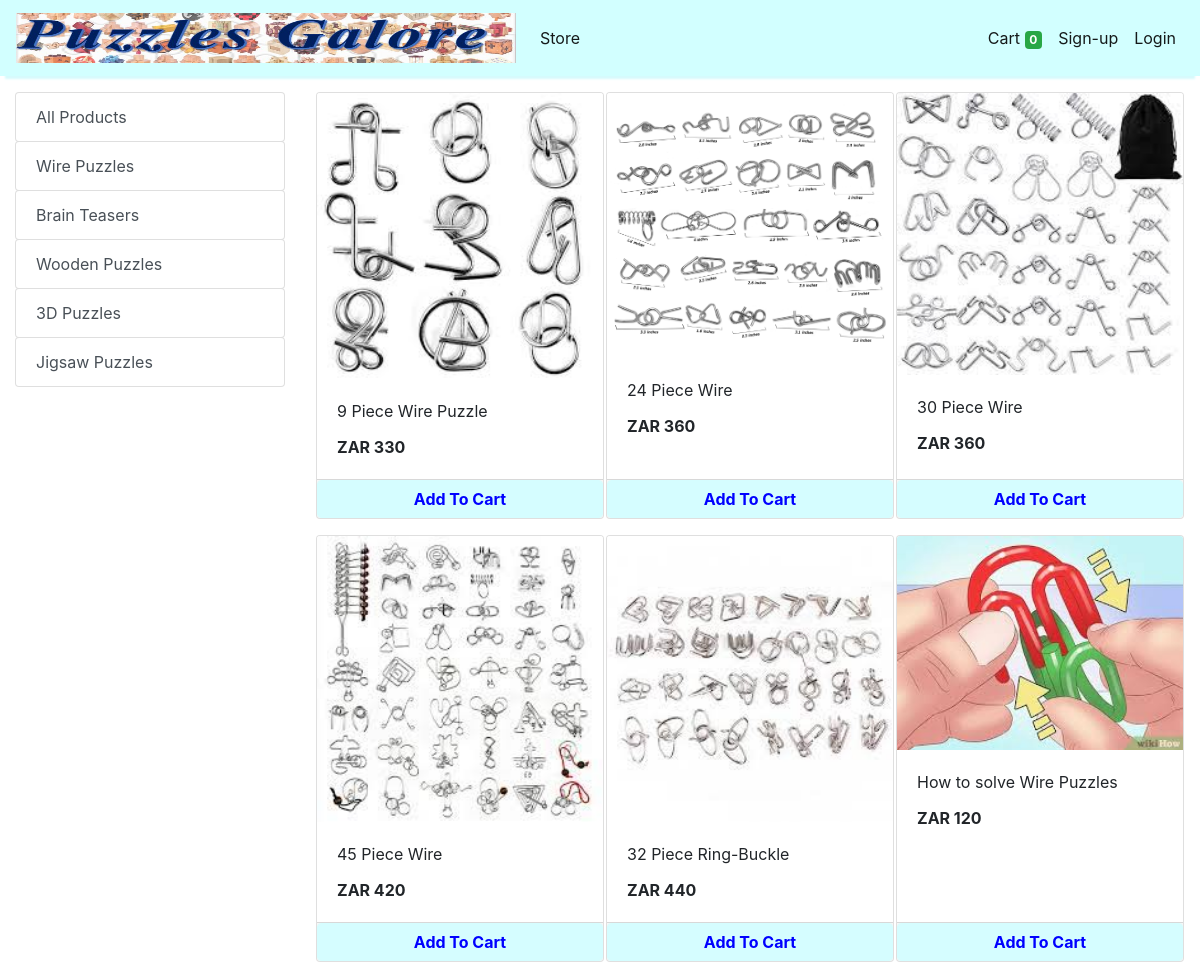
Page /store?category=31 on the committed database.
### store/models/category.py (models this page shows, shortened)
class Category(models.Model):
    name= models.CharField(max_length=50)
    @staticmethod
    def get_all_categories():
        return Category.objects.all()

### store/models/product.py (models this page shows, shortened)
class Products(models.Model):
    name = models.CharField(max_length=60)
    price= models.IntegerField(default=0)
    category= models.ForeignKey(Category,on_delete=models.CASCADE,default=1 )
    description= models.CharField(max_length=250, default='', blank=True, null= True)
    image= models.ImageField(upload_to='uploads/products/')
    @staticmethod
    def get_all_products_by_categoryid(category_id):
        if category_id:
            return Products.objects.filter (category=category_id)
        else:
            return Products.get_all_products();

### store/views/home.py (the view)
# urls.py: path('' , include('store.urls'))
def store(request):
    cart = request.session.get('cart')
    if not cart:
        request.session['cart'] = {}
    products = None
    categories = Category.get_all_categories()
    categoryID = request.GET.get('category')
    if categoryID:
        products = Products.get_all_products_by_categoryid(categoryID)
    else:
        products = Products.get_all_products();
    data = {}
    data['products'] = products
    data['categories'] = categories
    print('you are : ', request.session.get('email'))
    return render(request, 'index.html', data)

### store/templatetags/cart.py (called while the page is built)
@register.filter (name='is_in_cart')
def is_in_cart(product, cart):
    keys = cart.keys ()
    for id in keys:
        if int (id) == product.id:
            return True
    return False;

### store/templatetags/custom_filter.py (called while the page is built)
@register.filter(name='currency')
def currency(number):
    return "ZAR "+str(number)

### store/templates/index.html (shortened to what this page needs)
{% extends 'base.html' %}
{% block content %}
{% load cart %}
{% load custom_filter %}
<div class="container-fluid mt-3">
	<div class="row">
		<div class="col-lg-3 mx-auto">
			<div class="list-group">
				<a href="/" class="list-group-item list-group-item-action btn btn-outline-success">All Products</a>
				{% for category in categories %}
				<a href="/?category={{category.id}}"
					class="list-group-item list-group-item-action btn btn-outline-success ">{{category.name}}</a>
				{% endfor %}
			</div>
		</div>
		<div id='products' class="col-lg-9 mx-auto">
			<div class="row mx-auto">
				{% for product in products %}
				<div class="card mx-auto mb-3" id={{product.id}} style="width: 18rem;">
					<img class="card-img-top" src="{{product.image.url}}" alt="Card image cap">
					<div class="card-body">
						<p class="card-title">{{product.name}}</p>
						<p class="card-text"><b>{{product.price|currency}}</b></p>
					</div>
					<div class="card-footer p-0 no-gutters">
						{% if product|is_in_cart:request.session.cart %}
						<div class="row no-gutters">
							<form action="/#{{product.id}}" class="col-2 " method="post">
								{% csrf_token %}
								<input hidden type="text" name='product' value='{{product.id}}'>
								<input hidden type="text" name='remove' value='True'>
								<input type="submit" value=" - " class="btn btn-block btn-success border-right">
							</form>
							<div class="text-center col btn btn-success">{{product|cart_quantity:request.session.cart}} in Cart</div>
							<form action="/#{{product.id}}" class="col-2 " method="post">
								{% csrf_token %}
								<input hidden type="text" name='product' value='{{product.id}}'>
								<input type="submit" value=" + " class="btn btn-block btn-success border-left">
							</form>
						</div>
						{% else %}
						<form action="/#{{product.id}}" method="POST" class="btn-block">
							<input type="submit" class="float-right btn btn-success form-control"
								value="Add To Cart" style="background-color:#d5fdff ;border-color:#d5fdff;color:blue;font-weight:bolder;">
						</form>
						{% endif %}
					</div>
				</div>
				{% endfor %}
			</div>
		</div>
	</div>
</div>
{% endblock %}

### rows in the picture
Category: name "Wire Puzzles"
Category: name "Brain Teasers"
Category: name "Wooden Puzzles"
Category: name "3D Puzzles"
Category: name "Jigsaw Puzzles"
Products: image (picture), name "9 Piece Wire Puzzle", price "ZAR 330"
Products: image (picture), name "24 Piece Wire", price "ZAR 360"
Products: image (picture), name "30 Piece Wire", price "ZAR 360"
Products: image (picture), name "45 Piece Wire", price "ZAR 420"
Products: image (picture), name "32 Piece Ring-Buckle", price "ZAR 440"
Products: image (picture), name "How to solve Wire Puzzles", price "ZAR 120"

### other values in the picture
{{ request.session.cart.keys|length }} "0"
